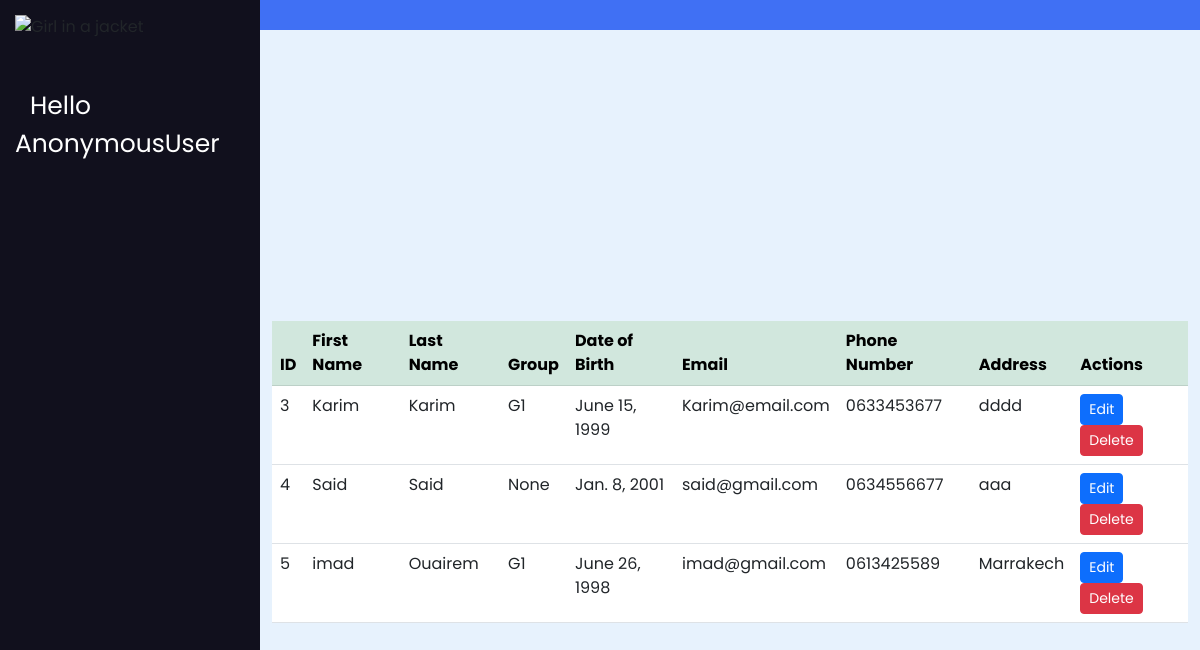
Page /list_students/ on the committed database.
### exam_app/models.py (models this page shows, shortened)
class Student(models.Model):
    first_name = models.CharField(max_length=100)
    last_name = models.CharField(max_length=100)
    date_of_birth = models.DateField()
    email = models.EmailField()
    phone_number = models.CharField(max_length=20)
    address = models.CharField(max_length=255)
    group = models.ForeignKey(Group, on_delete=models.CASCADE, null=True)

class Group(models.Model):
    name = models.CharField(max_length=10)
    def __str__(self):
        return f"{self.name}"

### exam_app/views.py (the view)
# urls.py: path('list_students/', studentListView, name="list_students"),
def studentListView(request):
    students = Student.objects.all()
    return render(request, 'list_students.html', {'students': students})

### exam_app/templates/list_students.html
{% extends "base.html" %}
{% block content %}
<div class="container">
  <table class="table table-hover">
    <thead class="table-success">
      <th>ID</th>
      <th>First Name</th>
      <th>Last Name</th>
      <th>Group</th>
      <th>Date of Birth</th>
      <th>Email</th>
      <th>Phone Number</th>
      <th>Address</th>
      <th>Actions</th>
    </thead>
    <tbody>
      {% for student in students %}
      <tr>
        <td>{{ student.id }}</td>
        <td>{{ student.first_name }}</td>
        <td>{{ student.last_name }}</td>
        <td>{{ student.group }}</td>
        <td>{{ student.date_of_birth }}</td>
        <td>{{ student.email }}</td>
        <td>{{ student.phone_number }}</td>
        <td>{{ student.address }}</td>
        <td>
          <a class="btn btn-sm btn-primary" href="{% url 'update_student' student.id %}">Edit</a>
          <a class="btn btn-sm btn-danger" href="{% url 'delete_student' student.id %}">Delete</a>
        </td>
      </tr>
      {% endfor %}
    </tbody>
  </table>
</div>
{% endblock content %}

### exam_app/static/css/style.css (style rules this page uses)
* { margin: 0; padding: 0; box-sizing: border-box; font-family: "Poppins", sans-serif; }

### rows in the picture
Student: id "3", first_name "Karim", last_name "Karim", group "G1", date_of_birth "June 15, 1999", email "Karim@email.com", phone_number "0633453677", address "dddd"
Student: id "4", first_name "Said", last_name "Said", group "None", date_of_birth "Jan. 8, 2001", email "said@gmail.com", phone_number "0634556677", address "aaa"
Student: id "5", first_name "imad", last_name "Ouairem", group "G1", date_of_birth "June 26, 1998", email "imad@gmail.com", phone_number "0613425589", address "Marrakech"

### other values in the picture
{{ request.user }} "AnonymousUser"
